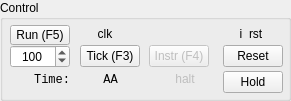
   <widget class="QGroupBox" name="gControl">
    <property name="geometry">
     <rect>
      <x>10</x>
      <y>0</y>
      <width>291</width>
      <height>101</height>
     </rect>
    </property>
    <property name="title">
     <string>Control</string>
    </property>
    <widget class="QSpinBox" name="clkPeriod">
     <property name="geometry">
      <rect>
       <x>10</x>
       <y>45</y>
       <width>60</width>
       <height>23</height>
      </rect>
     </property>
     <property name="alignment">
      <set>Qt::AlignCenter</set>
     </property>
     <property name="minimum">
      <number>10</number>
     </property>
     <property name="maximum">
      <number>2000</number>
     </property>
     <property name="singleStep">
      <number>10</number>
     </property>
     <property name="value">
      <number>100</number>
     </property>
    </widget>
    <widget class="MLed" name="clk">
     <property name="geometry">
      <rect>
       <x>80</x>
       <y>29</y>
       <width>10</width>
       <height>10</height>
      </rect>
     </property>
     <property name="text">
      <string/>
     </property>
     <property name="pixmap">
      <pixmap resource="assets.qrc">:/assets/leds/assets/leds/green_off.svg</pixmap>
     </property>
     <property name="scaledContents">
      <bool>true</bool>
     </property>
    </widget>
    <widget class="QLabel" name="label_3">
     <property name="geometry">
      <rect>
       <x>90</x>
       <y>29</y>
       <width>30</width>
       <height>10</height>
      </rect>
     </property>
     <property name="text">
      <string>clk</string>
     </property>
     <property name="alignment">
      <set>Qt::AlignCenter</set>
     </property>
    </widget>
    <widget class="QPushButton" name="pbB">
     <property name="geometry">
      <rect>
       <x>10</x>
       <y>25</y>
       <width>60</width>
       <height>20</height>
      </rect>
     </property>
     <property name="toolTip">
      <string>Run clock continuously</string>
     </property>
     <property name="text">
      <string>Run (F5)</string>
     </property>
     <property name="checkable">
      <bool>true</bool>
     </property>
    </widget>
    <widget class="QPushButton" name="pbA">
     <property name="geometry">
      <rect>
       <x>80</x>
       <y>45</y>
       <width>60</width>
       <height>22</height>
      </rect>
     </property>
     <property name="toolTip">
      <string>Advance one clock tick</string>
     </property>
     <property name="text">
      <string>Tick (F3)</string>
     </property>
    </widget>
    <widget class="QPushButton" name="pbReset">
     <property name="geometry">
      <rect>
       <x>223</x>
       <y>45</y>
       <width>60</width>
       <height>22</height>
      </rect>
     </property>
     <property name="toolTip">
      <string>Reset the circuit (don't forget to run a few clock ticks)</string>
     </property>
     <property name="text">
      <string>Reset</string>
     </property>
     <property name="checkable">
      <bool>true</bool>
     </property>
    </widget>
    <widget class="MLed" name="led_i_rst">
     <property name="geometry">
      <rect>
       <x>225</x>
       <y>30</y>
       <width>10</width>
       <height>10</height>
      </rect>
     </property>
     <property name="text">
      <string/>
     </property>
     <property name="pixmap">
      <pixmap resource="assets.qrc">:/assets/leds/assets/leds/green_off.svg</pixmap>
     </property>
     <property name="scaledContents">
      <bool>true</bool>
     </property>
    </widget>
    <widget class="QLabel" name="label_4">
     <property name="geometry">
      <rect>
       <x>236</x>
       <y>29</y>
       <width>30</width>
       <height>10</height>
      </rect>
     </property>
     <property name="text">
      <string>i_rst</string>
     </property>
     <property name="alignment">
      <set>Qt::AlignCenter</set>
     </property>
    </widget>
    <widget class="QLabel" name="label_28">
     <property name="geometry">
      <rect>
       <x>9</x>
       <y>70</y>
       <width>61</width>
       <height>20</height>
      </rect>
     </property>
     <property name="font">
      <font>
       <family>Monospace</family>
       <pointsize>9</pointsize>
      </font>
     </property>
     <property name="text">
      <string>Time:</string>
     </property>
     <property name="alignment">
      <set>Qt::AlignRight|Qt::AlignTrailing|Qt::AlignVCenter</set>
     </property>
    </widget>
    <widget class="QLabel" name="main_time">
     <property name="geometry">
      <rect>
       <x>80</x>
       <y>70</y>
       <width>61</width>
       <height>20</height>
      </rect>
     </property>
     <property name="font">
      <font>
       <family>Monospace</family>
       <pointsize>9</pointsize>
      </font>
     </property>
     <property name="text">
      <string>AA</string>
     </property>
     <property name="alignment">
      <set>Qt::AlignCenter</set>
     </property>
    </widget>
    <widget class="QLabel" name="label_5">
     <property name="enabled">
      <bool>false</bool>
     </property>
     <property name="geometry">
      <rect>
       <x>170</x>
       <y>74</y>
       <width>30</width>
       <height>10</height>
      </rect>
     </property>
     <property name="text">
      <string>halt</string>
     </property>
     <property name="alignment">
      <set>Qt::AlignCenter</set>
     </property>
    </widget>
    <widget class="MLed" name="led_halt">
     <property name="enabled">
      <bool>false</bool>
     </property>
     <property name="geometry">
      <rect>
       <x>159</x>
       <y>75</y>
       <width>10</width>
       <height>10</height>
      </rect>
     </property>
     <property name="text">
      <string/>
     </property>
     <property name="pixmap">
      <pixmap resource="assets.qrc">:/assets/leds/assets/leds/green_off.svg</pixmap>
     </property>
     <property name="scaledContents">
      <bool>true</bool>
     </property>
    </widget>
    <widget class="QPushButton" name="pbINSTR">
     <property name="enabled">
      <bool>false</bool>
     </property>
     <property name="geometry">
      <rect>
       <x>149</x>
       <y>45</y>
       <width>60</width>
       <height>22</height>
      </rect>
     </property>
     <property name="toolTip">
      <string>Advance to next Instruction</string>
     </property>
     <property name="text">
      <string>Instr (F4)</string>
     </property>
    </widget>
    <widget class="QPushButton" name="pbHold">
     <property name="enabled">
      <bool>true</bool>
     </property>
     <property name="geometry">
      <rect>
       <x>223</x>
       <y>71</y>
       <width>60</width>
       <height>22</height>
      </rect>
     </property>
     <property name="toolTip">
      <string>Hold the ControlUnit execution. All other components will still receive clock signal.</string>
     </property>
     <property name="text">
      <string>Hold</string>
     </property>
     <property name="checkable">
      <bool>true</bool>
     </property>
    </widget>
   </widget>
